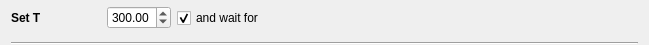
<?xml version="1.0" encoding="UTF-8"?>
<ui version="4.0">
 <class>Form</class>
 <widget class="QWidget" name="Form">
  <property name="geometry">
   <rect>
    <x>0</x>
    <y>0</y>
    <width>649</width>
    <height>45</height>
   </rect>
  </property>
  <property name="windowTitle">
   <string>Form</string>
  </property>
  <layout class="QVBoxLayout" name="verticalLayout">
   <property name="topMargin">
    <number>0</number>
   </property>
   <property name="bottomMargin">
    <number>0</number>
   </property>
   <item>
    <layout class="QHBoxLayout" name="horizontalLayout">
     <item>
      <widget class="QLabel" name="label">
       <property name="minimumSize">
        <size>
         <width>90</width>
         <height>0</height>
        </size>
       </property>
       <property name="font">
        <font>
         <weight>75</weight>
         <bold>true</bold>
        </font>
       </property>
       <property name="text">
        <string>Set T </string>
       </property>
      </widget>
     </item>
     <item>
      <widget class="QDoubleSpinBox" name="temperature">
       <property name="maximum">
        <double>500.000000000000000</double>
       </property>
       <property name="value">
        <double>300.000000000000000</double>
       </property>
      </widget>
     </item>
     <item>
      <widget class="QCheckBox" name="waitfor">
       <property name="text">
        <string>and wait for</string>
       </property>
       <property name="checked">
        <bool>true</bool>
       </property>
      </widget>
     </item>
     <item>
      <spacer name="horizontalSpacer">
       <property name="orientation">
        <enum>Qt::Horizontal</enum>
       </property>
       <property name="sizeHint" stdset="0">
        <size>
         <width>40</width>
         <height>20</height>
        </size>
       </property>
      </spacer>
     </item>
     <item>
      <widget class="QWidget" name="buttons" native="true">
       <property name="minimumSize">
        <size>
         <width>156</width>
         <height>34</height>
        </size>
       </property>
      </widget>
     </item>
    </layout>
   </item>
   <item>
    <widget class="Line" name="line">
     <property name="orientation">
      <enum>Qt::Horizontal</enum>
     </property>
    </widget>
   </item>
  </layout>
 </widget>
 <resources>
  <include location="../../../../resources/nicos-gui.qrc"/>
 </resources>
 <connections/>
</ui>
